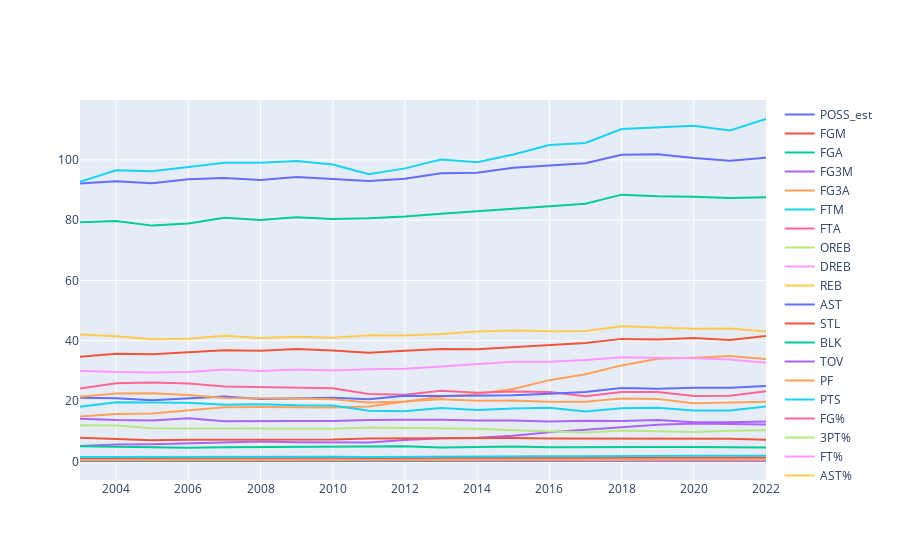

The code cell stored with this chart in its notebook:
### Code cell
change_per48_df = change_df.copy()
for col in change_per48_df.columns[2:18]:
  change_per48_df[col] = (change_per48_df[col]/change_per48_df['MIN'])*48*5 # avg stats per team. 48minutes, 5 players in the court
change_per48_df.drop(columns='MIN', inplace=True)

fig = go.Figure()
for col in change_per48_df.columns[1:]:
  fig.add_trace(go.Scatter(x=change_per48_df['season_start_year'],
                           y=change_per48_df[col], name=col))
fig.show()
